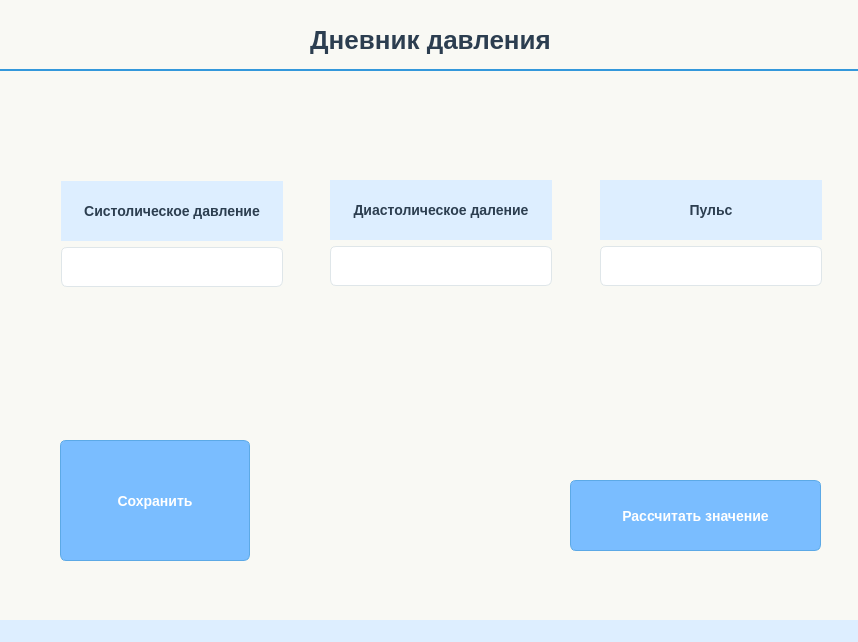
<?xml version="1.0" encoding="UTF-8"?>
<ui version="4.0">
 <class>MainWindow</class>
 <widget class="QMainWindow" name="MainWindow">
  <property name="geometry">
   <rect>
    <x>0</x>
    <y>0</y>
    <width>858</width>
    <height>642</height>
   </rect>
  </property>
  <property name="windowTitle">
   <string>MainWindow</string>
  </property>
  <property name="styleSheet">
   <string notr="true">background-color: #ddeeff;
font-family: &quot;Arial&quot;, sans-serif;</string>
  </property>
  <widget class="QWidget" name="centralwidget">
   <property name="styleSheet">
    <string notr="true">background-color: rgb(249, 249, 244);
padding: 20px;</string>
   </property>
   <widget class="QLabel" name="label">
    <property name="geometry">
     <rect>
      <x>-10</x>
      <y>10</y>
      <width>881</width>
      <height>81</height>
     </rect>
    </property>
    <property name="layoutDirection">
     <enum>Qt::LayoutDirection::LeftToRight</enum>
    </property>
    <property name="styleSheet">
     <string notr="true">font-size: 26px;
font-weight: 600;
color: #2c3e50;
padding: 15px;
qproperty-alignment: AlignCenter;
border-bottom: 2px solid #3498db;
margin-bottom: 20px;</string>
    </property>
    <property name="text">
     <string>Дневник давления</string>
    </property>
    <property name="alignment">
     <set>Qt::AlignmentFlag::AlignCenter</set>
    </property>
   </widget>
   <widget class="QPushButton" name="pushButton">
    <property name="geometry">
     <rect>
      <x>60</x>
      <y>440</y>
      <width>190</width>
      <height>121</height>
     </rect>
    </property>
    <property name="styleSheet">
     <string notr="true">QPushButton {
    background-color: #7abdff;
    color: white;
    border: 1px solid #5ca9e6;
    border-radius: 6px;
    padding: 12px 24px;
    font-size: 14px;
    font-weight: 500;
    min-width: 140px;
}
QPushButton:hover {
    background-color: #2980b9;
    border: 1px solid #1e6da3;
}
QPushButton:pressed {
    background-color: #1a6ea7;
    padding-top: 13px;
    padding-bottom: 11px;
}</string>
    </property>
    <property name="text">
     <string>Сохранить</string>
    </property>
   </widget>
   <widget class="QPushButton" name="pushButton_2">
    <property name="geometry">
     <rect>
      <x>570</x>
      <y>480</y>
      <width>251</width>
      <height>71</height>
     </rect>
    </property>
    <property name="styleSheet">
     <string notr="true">QPushButton {
    background-color: #7abdff;
    color: white;
    border: 1px solid #5ca9e6;
    border-radius: 6px;
    padding: 12px 24px;
    font-size: 14px;
    font-weight: 500;
    min-width: 140px;
}
QPushButton:hover {
    background-color: #2980b9;
    border: 1px solid #1e6da3;
}
QPushButton:pressed {
    background-color: #1a6ea7;
    padding-top: 13px;
    padding-bottom: 11px;
}</string>
    </property>
    <property name="text">
     <string>Рассчитать значение</string>
    </property>
   </widget>
   <widget class="QWidget" name="">
    <property name="geometry">
     <rect>
      <x>330</x>
      <y>180</y>
      <width>222</width>
      <height>106</height>
     </rect>
    </property>
    <layout class="QVBoxLayout" name="verticalLayout_2">
     <item>
      <widget class="QLabel" name="label_3">
       <property name="styleSheet">
        <string notr="true">QLabel {
    font-size: 14px;
	background-color: #ddeeff;
    font-weight: 500;
    color: #2c3e50;
    min-width: 180px;
}</string>
       </property>
       <property name="text">
        <string>Диастолическое даление</string>
       </property>
       <property name="alignment">
        <set>Qt::AlignmentFlag::AlignCenter</set>
       </property>
      </widget>
     </item>
     <item>
      <widget class="QLineEdit" name="lineEdit_2">
       <property name="styleSheet">
        <string notr="true">QLineEdit {
    border: 1px solid #dfe6e9;
    border-radius: 6px;
    padding: 10px 15px;
    font-size: 14px;
    min-width: 120px;
    background-color: white;
    selection-background-color: #3498db;
    selection-color: white;
}

QLineEdit:focus {
    border: 1px solid #3498db;
    outline: none;
}</string>
       </property>
      </widget>
     </item>
    </layout>
   </widget>
   <widget class="QWidget" name="">
    <property name="geometry">
     <rect>
      <x>600</x>
      <y>180</y>
      <width>222</width>
      <height>106</height>
     </rect>
    </property>
    <layout class="QVBoxLayout" name="verticalLayout_3">
     <item>
      <widget class="QLabel" name="label_4">
       <property name="styleSheet">
        <string notr="true">QLabel {
    font-size: 14px;
	background-color: #ddeeff;
    font-weight: 500;
    color: #2c3e50;
    min-width: 180px;
}</string>
       </property>
       <property name="text">
        <string>Пульс</string>
       </property>
       <property name="alignment">
        <set>Qt::AlignmentFlag::AlignCenter</set>
       </property>
      </widget>
     </item>
     <item>
      <widget class="QLineEdit" name="lineEdit_3">
       <property name="styleSheet">
        <string notr="true">QLineEdit {
    border: 1px solid #dfe6e9;
    border-radius: 6px;
    padding: 10px 15px;
    font-size: 14px;
    min-width: 120px;
    background-color: white;
    selection-background-color: #3498db;
    selection-color: white;
}

QLineEdit:focus {
    border: 1px solid #3498db;
    outline: none;
}</string>
       </property>
      </widget>
     </item>
    </layout>
   </widget>
   <widget class="QWidget" name="">
    <property name="geometry">
     <rect>
      <x>61</x>
      <y>181</y>
      <width>222</width>
      <height>106</height>
     </rect>
    </property>
    <layout class="QVBoxLayout" name="verticalLayout">
     <item>
      <widget class="QLabel" name="label_2">
       <property name="styleSheet">
        <string notr="true">QLabel {
    font-size: 14px;
	background-color: #ddeeff;
    font-weight: 500;
    color: #2c3e50;
    min-width: 180px;
}</string>
       </property>
       <property name="text">
        <string>Систолическое давление</string>
       </property>
       <property name="alignment">
        <set>Qt::AlignmentFlag::AlignCenter</set>
       </property>
      </widget>
     </item>
     <item>
      <widget class="QLineEdit" name="lineEdit">
       <property name="styleSheet">
        <string notr="true">QLineEdit {
    border: 1px solid #dfe6e9;
    border-radius: 6px;
    padding: 10px 15px;
    font-size: 14px;
    min-width: 120px;
    background-color: white;
    selection-background-color: #3498db;
    selection-color: white;
}

QLineEdit:focus {
    border: 1px solid #3498db;
    outline: none;
}</string>
       </property>
      </widget>
     </item>
    </layout>
   </widget>
  </widget>
  <widget class="QMenuBar" name="menubar">
   <property name="geometry">
    <rect>
     <x>0</x>
     <y>0</y>
     <width>858</width>
     <height>36</height>
    </rect>
   </property>
  </widget>
  <widget class="QStatusBar" name="statusbar"/>
 </widget>
 <resources/>
 <connections/>
</ui>
